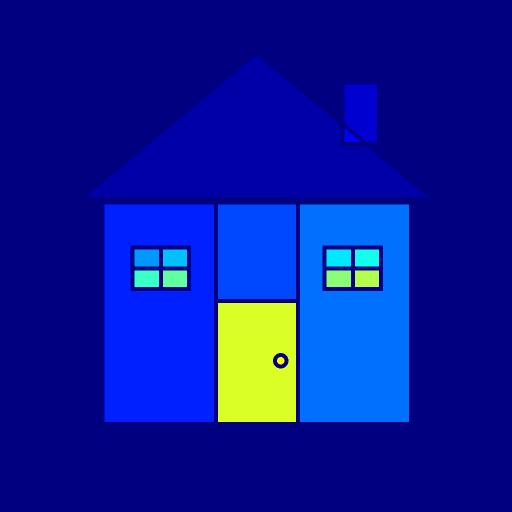
#> input picture scripts/house_cottage_debug_colored.png, 1024 x 1024 px (shown at 1/2 size); its folder holds only this picture in this run
$ python extract_regions.py house_cottage_debug_colored.png out.png
#> lines starting #> are read from the running program, lines starting #| are printed output that depends on the picture; after the words box and inside, x2 and y2 are one past the last pixel; in counts of white or black regions, pixels touching at a corner belong together
#!/usr/bin/env python3
"""
Extract colorable regions from coloring page images using OpenCV.
Outputs: label-map PNG + JSON metadata for each image.
"""

import cv2
import numpy as np
import json
from pathlib import Path
from typing import Dict, Any

# Configuration (tune per asset style)
MORPH_KERNEL_SIZE = 2  # 2x2 or 3x3 - smaller = less region merging
MORPH_ITERATIONS = 1   # Keep low to avoid bridging thin lines
MIN_REGION_AREA = 500  # Filter noise regions
DEBUG_OUTPUT = True    # Output intermediate images for QA


def extract_regions(image_path: Path, output_dir: Path = None) -> Dict[str, Any]:
    """
    CORRECT pipeline for line-art coloring pages:
    1. Threshold BLACK lines (not white)
    2. Morphological close to seal gaps (tunable)
    3. Invert to get fillable areas
    4. Remove outside background via border flood-fill
    5. Clean binary threshold
    6. Connected components on interior regions
    """
    if output_dir is None:
        output_dir = image_path.parent

    img = cv2.imread(str(image_path), cv2.IMREAD_GRAYSCALE)
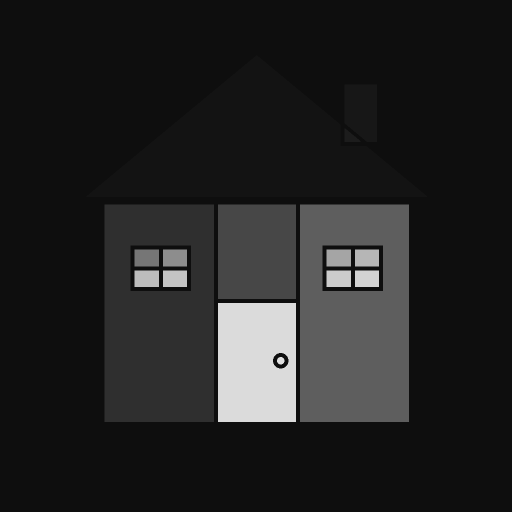
#> img: shape (1024, 1024) (shown at 1/2 size); min 14, max 224, mean 34.3
    if img is None:
        raise ValueError(f"Could not read image: {image_path}")

    h, w = img.shape
#> h = 1024; w = 1024

    # Step 1: Threshold to get BLACK lines (value < 128 = line)
    _, lines = cv2.threshold(img, 128, 255, cv2.THRESH_BINARY_INV)
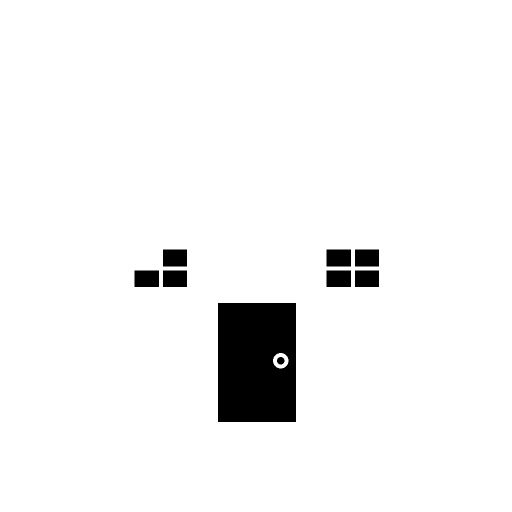
#> lines: shape (1024, 1024) (shown at 1/2 size); 95.4% white; 9 black regions, largest, box (x1, y1, x2, y2) and area: (436, 606, 592, 844) 36379, (653, 499, 702, 533) 1666, (326, 499, 374, 533) 1632

    # Step 2: Morphological close to seal small gaps (configurable)
    kernel = np.ones((MORPH_KERNEL_SIZE, MORPH_KERNEL_SIZE), np.uint8)
    lines_closed = cv2.morphologyEx(lines, cv2.MORPH_CLOSE, kernel, iterations=MORPH_ITERATIONS)
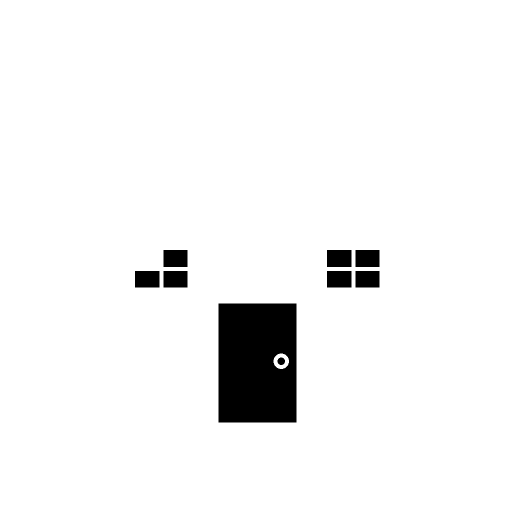
#> lines_closed: shape (1024, 1024) (shown at 1/2 size); 95.4% white; 9 black regions, largest, box (x1, y1, x2, y2) and area: (437, 607, 593, 845) 36379, (654, 500, 703, 534) 1666, (327, 500, 375, 534) 1632

    # Step 3: Invert to get WHITE fillable areas
    fillable = cv2.bitwise_not(lines_closed)
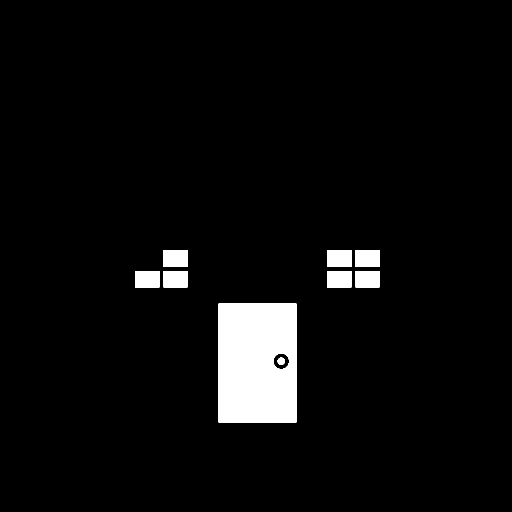
#> fillable: shape (1024, 1024) (shown at 1/2 size); 4.6% white; 9 white regions, largest, box (x1, y1, x2, y2) and area: (437, 607, 593, 845) 36379, (654, 500, 703, 534) 1666, (327, 500, 375, 534) 1632

    # Step 4: Remove outside background (flood-fill from all corners)
    mask = np.zeros((h + 2, w + 2), np.uint8)
    cv2.floodFill(fillable, mask, (0, 0), 0)
    cv2.floodFill(fillable, mask, (w - 1, 0), 0)
    cv2.floodFill(fillable, mask, (0, h - 1), 0)
    cv2.floodFill(fillable, mask, (w - 1, h - 1), 0)

    # Step 5: CRITICAL - Force clean binary after flood-fill modifications
    fillable = (fillable > 0).astype(np.uint8) * 255

    # Step 6: Connected components on remaining interior regions
    num_labels, label_map, stats, centroids = cv2.connectedComponentsWithStats(
        fillable, connectivity=4
    )
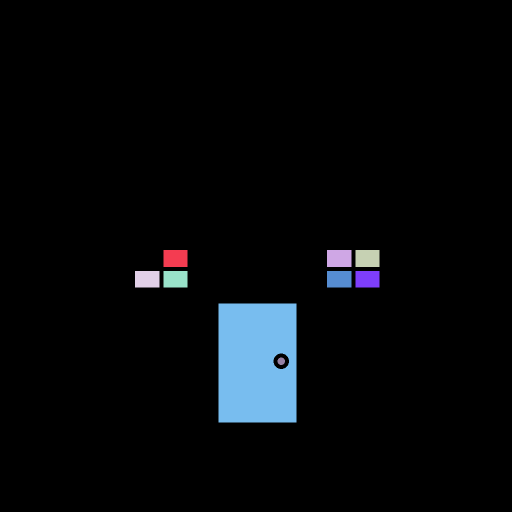
#> label_map: shape (1024, 1024) int32 (shown at 1/2 size); 10 distinct labels, from 0 to 9; one colour per label, 0 black
#> num_labels = 10; stats = [[0, 0, 1024, 1024, 1000688], [327, 500, 48, 34, 1632], [654, 500, 49, 34, 1666], [711, 500, 48, 34, 1632], [270, 542, 49, 33, 1617], [327, 542, 48, 33, 1584], [654, 542, 49, 33, 1617], [711, 542, 48, 33, 1584], [437, 607, 156, 238, 36379], [555, 715, 15, 15, 177]]; centroids = [[511, 503.4], [350.5, 516.5], [678, 516.5], [734.5, 516.5], [294, 558], [350.5, 558], [678, 558], [734.5, 558], [513.5, 725.6], [562, 722]]

    # Build region metadata (skip label 0 = background)
    regions = []
    for i in range(1, num_labels):
        x, y, rw, rh, area = stats[i]
        if area > MIN_REGION_AREA:
            # Difficulty: 1 = easy (large), 2 = medium, 3 = hard (small)
            difficulty = 1 if area > 50000 else (2 if area > 10000 else 3)
            regions.append({
                "id": i,
                "centroid": {"x": float(centroids[i][0]), "y": float(centroids[i][1])},
                "boundingBox": {"x": int(x), "y": int(y), "width": int(rw), "height": int(rh)},
                "pixelCount": int(area),
                "difficulty": difficulty
            })
#> this loop made 9 passes
#> (x, y, rw, rh, area, difficulty) on passes 1 to 8: (327, 500, 48, 34, 1632, 3), (654, 500, 49, 34, 1666, 3), (711, 500, 48, 34, 1632, 3), (270, 542, 49, 33, 1617, 3), (327, 542, 48, 33, 1584, 3), (654, 542, 49, 33, 1617, 3), (711, 542, 48, 33, 1584, 3), (437, 607, 156, 238, 36379, 2)
#> after the loop, regions = 8 items

    # Validate region count (uint8 limit = 255)
    if len(regions) > 250:
        print(f"WARNING: {len(regions)} regions exceeds uint8 safe limit!")

    # Save label-map as 8-bit PNG (safe for <50 regions per spec)
    label_map_name = f"{image_path.stem}_labels"
    label_map_path = output_dir / f"{label_map_name}.png"
    cv2.imwrite(str(label_map_path), label_map.astype(np.uint8))
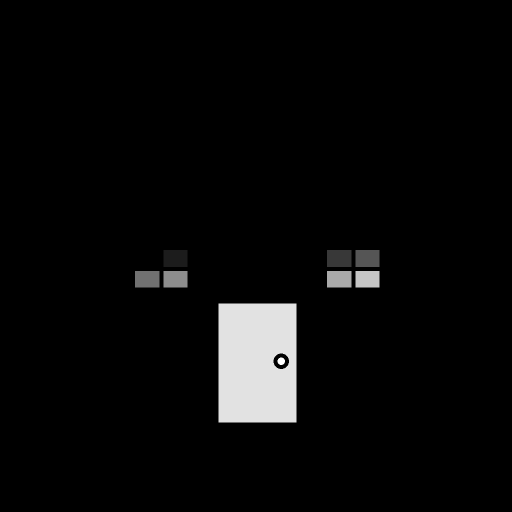
#> saved as house_cottage_debug_colored_labels.png: shape (1024, 1024) (shown at 1/2 size); min 0, max 9, mean 0.322; drawn with min black and max white

    # Debug output for QA
    if DEBUG_OUTPUT:
        cv2.imwrite(str(output_dir / f"{image_path.stem}_debug_lines.png"), lines)
        cv2.imwrite(str(output_dir / f"{image_path.stem}_debug_fillable.png"), fillable)
        # Color-coded label map for visualization
        colored = cv2.applyColorMap((label_map * 10).astype(np.uint8), cv2.COLORMAP_JET)
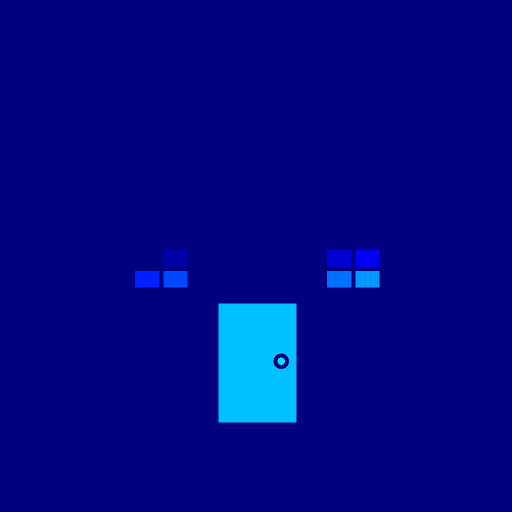
#> colored: shape (1024, 1024, 3) (shown at 1/2 size); mean B, G, R 133.6, 7.3, 0
        cv2.imwrite(str(output_dir / f"{image_path.stem}_debug_colored.png"), colored)

    metadata = {
        "imageName": image_path.stem,
        "imageSize": {"width": w, "height": h},
        "totalRegions": len(regions),
        "labelMapName": label_map_name,
        "regions": regions
    }

    # Save JSON metadata
    json_path = output_dir / f"{image_path.stem}.json"
    with open(json_path, 'w') as f:
        json.dump(metadata, f, indent=2)

    print(f"Extracted {len(regions)} regions from {image_path.name}")
#| Extracted 8 regions from house_cottage_debug_colored.png
    return metadata


def process_directory(input_dir: Path, output_dir: Path = None):
    """Process all PNG images in a directory."""
    if output_dir is None:
        output_dir = input_dir

    output_dir.mkdir(parents=True, exist_ok=True)

    for image_path in input_dir.glob("*.png"):
        # Skip label maps and debug images
        if "_labels" in image_path.stem or "_debug" in image_path.stem:
            continue
        try:
            extract_regions(image_path, output_dir)
        except Exception as e:
            print(f"Error processing {image_path}: {e}")


if __name__ == "__main__":
    import sys

    if len(sys.argv) < 2:
        print("Usage: python extract_regions.py <image_or_directory>")
        sys.exit(1)

    path = Path(sys.argv[1])
    output = Path(sys.argv[2]) if len(sys.argv) > 2 else None

    if path.is_file():
        extract_regions(path, output)
    elif path.is_dir():
        process_directory(path, output)
    else:
        print(f"Path not found: {path}")
        sys.exit(1)
